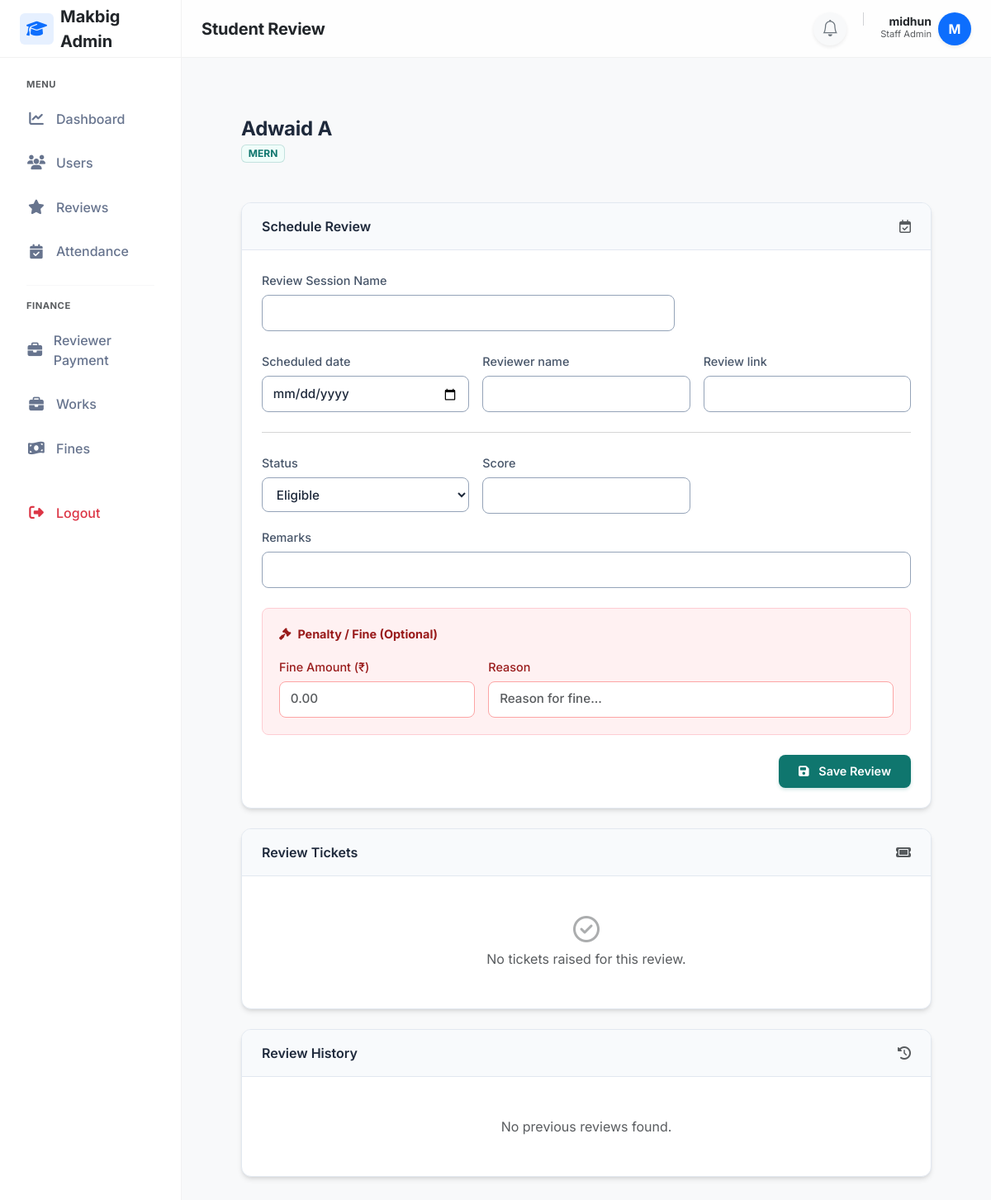
The page /staff/reviews/4/?course=3 (signed in) on the database as committed earlier.
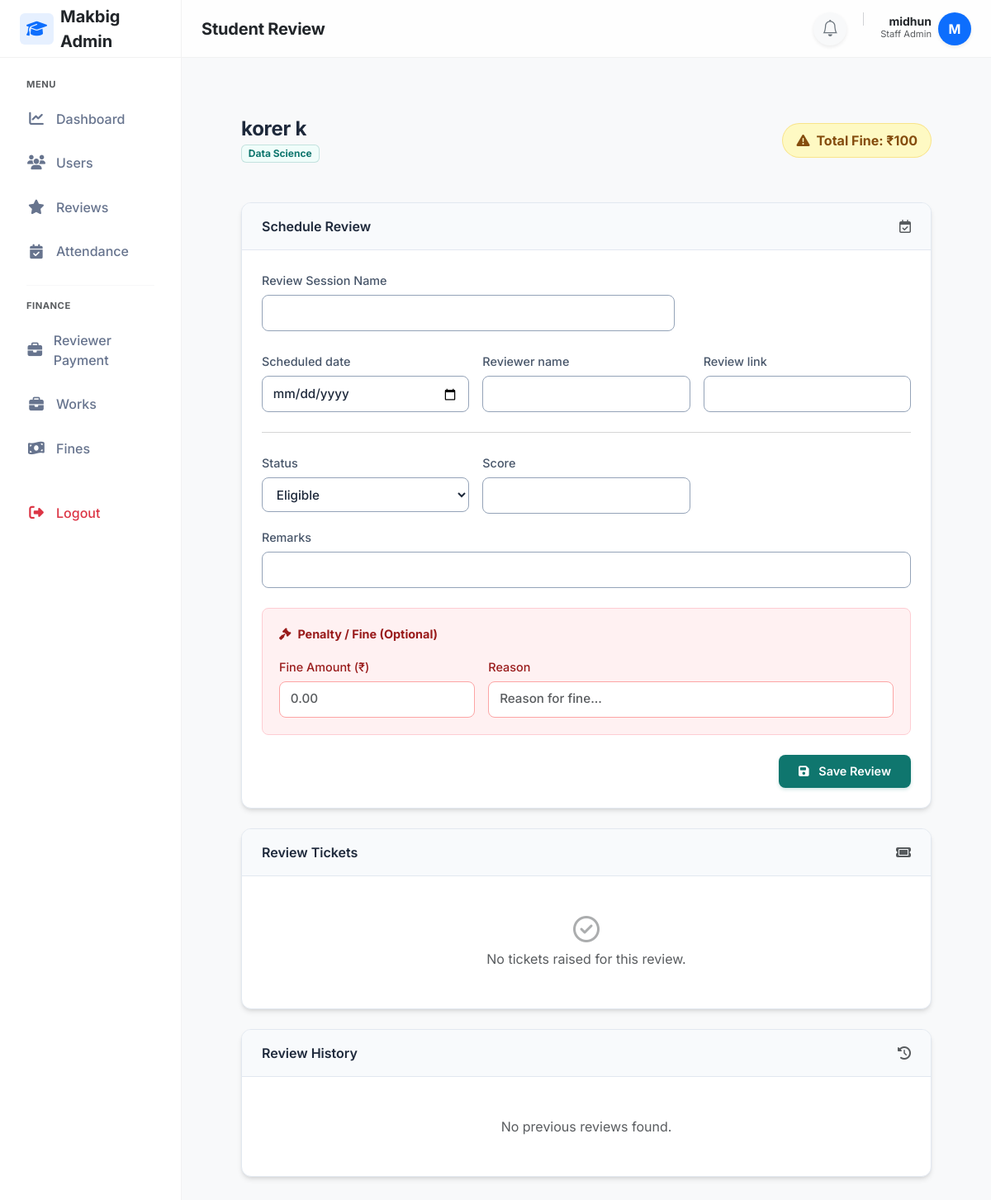
The same page on the database as committed later.
### adminpanel/models.py (models this page shows, shortened)
class StudentProfile(models.Model):
    user=models.OneToOneField(User, on_delete=models.CASCADE)
    course=models.ForeignKey(Course,on_delete=models.PROTECT)
    is_active = models.BooleanField(default=True)
    enrollment_date=models.DateField(auto_now_add=True)
    progress_percent=models.DecimalField(max_digits=5, decimal_places=2, default=0,validators=[MinValueValidator(Decimal('0.00')),MaxValueValidator(Decimal('100.00'))])

class User(AbstractUser):
    email=models.EmailField(unique=True,db_index=True)
    mobile_number = models.CharField(max_length=15, blank=True, null=True,validators=[mobile_validator])
    is_student=models.BooleanField(default=False)
    first_name = models.CharField(max_length=100,validators=[name_validator])
    last_name = models.CharField(max_length=100,validators=[name_validator])

class Course(models.Model):
    name=models.CharField(max_length=200)
    description=models.TextField(blank=True,null=True, max_length=2000)
    duration_months=models.PositiveIntegerField(default=6,validators=[MinValueValidator(1),MaxValueValidator(60)])

### reviews/views.py (the view, shortened to what this page needs)
# urls.py: path('staff/reviews/<int:student_id>/', views.staff_student_review, name='staff_student_review'),
@login_required(login_url='staff_login')
@user_passes_test(is_staff_user, login_url='staff_login')
def staff_student_review(request, student_id):
    courses = Course.objects.all()
    selected_course = request.GET.get('course')
    student = get_object_or_404(StudentProfile, id=student_id)
    total_fine = Penalty.objects.filter(student=student).aggregate(total=Sum('amount'))['total'] or 0
    upcoming_review = ReviewAttendance.objects.filter(student=student,status__in=['eligible','not_eligible']).select_related('session').first()
    pending_ticket = None
    resolved_tickets = []
    existing_fine = Penalty.objects.filter(student=student,penalty_type='review').first()
    past_reviews = ReviewAttendance.objects.filter(student=student,status__in=['pass','fail']).select_related('session').order_by('-session__scheduled_date')
    session_form = ReviewSessionForm(instance=upcoming_review.session if upcoming_review else None)
    attendance_form = ReviewAttendanceForm(instance=upcoming_review)
    return render(request,'reviews/staff_student_review.html',{'courses':courses,'selected_course':selected_course,'student':student,'upcoming_review':upcoming_review,'past_reviews':past_reviews,'session_form':session_form,'attendance_form':attendance_form,'existing_fine': existing_fine,'total_fine': total_fine,'pending_ticket': pending_ticket,
    'resolved_tickets': resolved_tickets,
})

### reviews/forms.py (shortened to what this page needs)
class ReviewSessionForm(forms.ModelForm):
    scheduled_date = forms.DateField(
        widget=forms.DateInput(attrs={'type': 'date'})
    )
    class Meta:
        model=ReviewSession
        fields=['review_name','scheduled_date','reviewer_name','review_link']

class ReviewAttendanceForm(forms.ModelForm):
    class Meta:
        model = ReviewAttendance
        fields = ['status', 'score', 'remarks']

### reviews/views.py (called while the page is built)
def is_staff_user(user):
    return user.is_active and (user.is_staff or user.is_superuser)

### reviewtickets/context_processors.py (called while the page is built)
def ticket_notifications(request):
    if request.user.is_authenticated and request.user.is_staff:
        count = ReviewTicket.objects.filter(
            status='pending',
            is_seen=False
        ).count()
        return {'ticket_notification_count': count}
    return {}

### templates/reviews/staff_student_review.html (shortened to what the changed rows need)
{% extends "layouts/staff_layout.html" %}
{% block content %}
<div class="review-container p-3 p-lg-5">
    <div class="d-flex d-flex-desktop justify-content-between align-items-center mb-5">
        <div>
            <h5 class="mb-1" style="font-size: 1.5rem;">
                {{ student.user.first_name }} {{ student.user.last_name }}
            </h5>
            <div class="d-flex align-items-center gap-2">
                <span class="badge"
                    style="background: var(--primary-light); color: var(--primary-color); border: 1px solid rgba(15, 118, 110, 0.2);">
                    {{ student.course.name }}
                </span>
            </div>
        </div>
        <div class="header-actions">
            {% if total_fine > 0 %}
            <div class="d-flex align-items-center gap-2 px-3 py-2 rounded-pill"
                style="background: var(--warning-bg); color: var(--warning-text); border: 1px solid rgba(234, 179, 8, 0.3);">
                <i class="fa-solid fa-triangle-exclamation"></i>
                <strong style="white-space: nowrap;">Total Fine: ₹{{ total_fine }}</strong>
            </div>
            {% endif %}
        </div>
    </div>
</div>
{% endblock %}

Rows that differ between the two databases and show on the page:
changed StudentProfile: user.first_name "Adwaid" → "korer"; user.last_name "A" → "k"; course.name "MERN" → "Data Science"
Other text that changed with them:
{{ total_fine }}: (not shown) → "100"
text now shown: "Total Fine: ₹"
